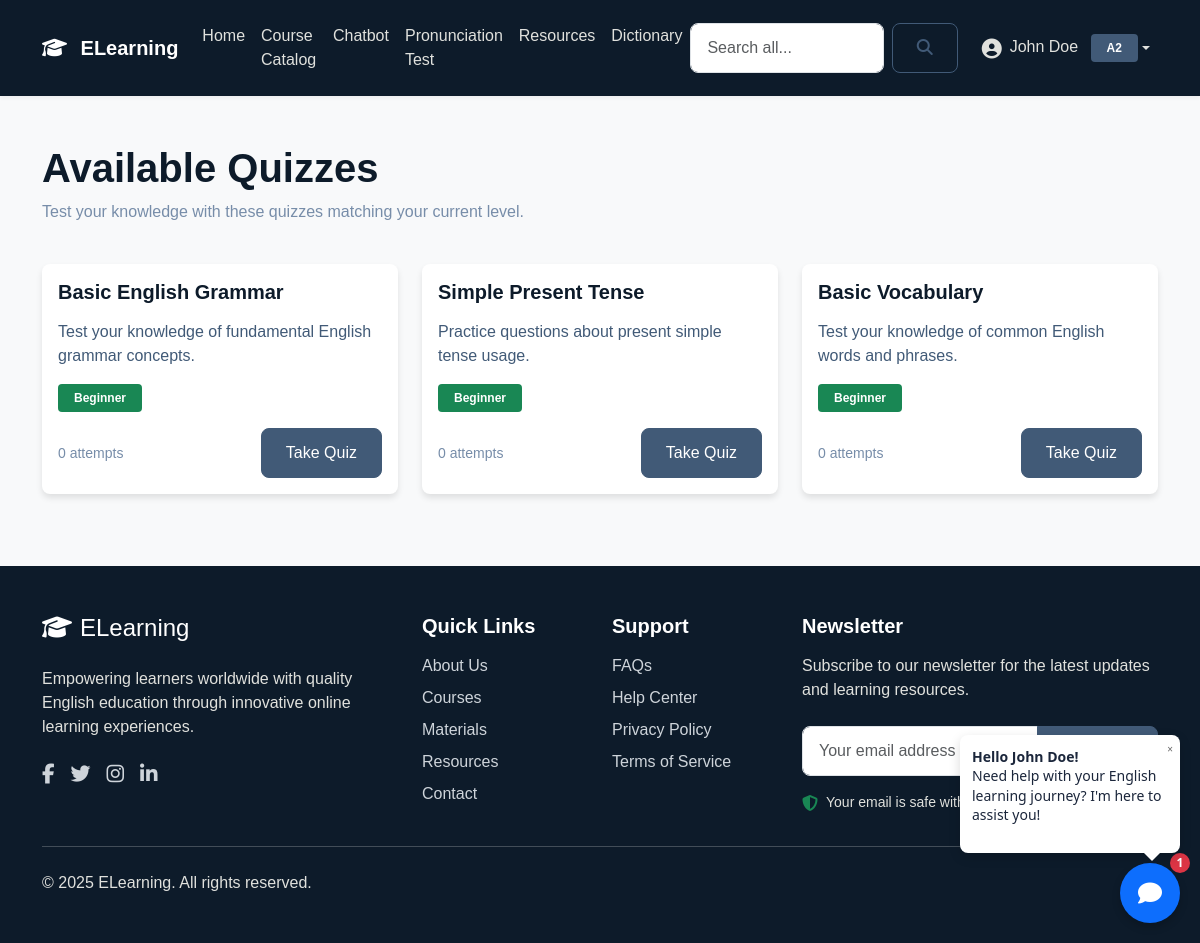
Screenshot of /quizzes.php (signed in) with the database file from the repository.
### tables this page shows
CREATE TABLE IF NOT EXISTS user_profiles (
    profile_id INT PRIMARY KEY AUTO_INCREMENT,
    user_id INT UNIQUE,
    full_name VARCHAR(100),
    proficiency_level CHAR(2) COMMENT 'A1, A2, B1, B2, C1, C2',
    profile_picture VARCHAR(255),
    FOREIGN KEY (user_id) REFERENCES users(user_id) ON DELETE CASCADE
);

CREATE TABLE IF NOT EXISTS quizzes (
    quiz_id INT PRIMARY KEY AUTO_INCREMENT,
    title VARCHAR(255) NOT NULL,
    description TEXT,
    difficulty_level TINYINT NOT NULL COMMENT '0: beginner, 1: intermediate, 2: advanced',
    created_at TIMESTAMP DEFAULT CURRENT_TIMESTAMP
);

### quizzes.php (the view, shortened to what this page needs)
<?php
require_once 'includes/db.php';
$user_id = $_SESSION['user_id'];
$difficulty_level = 0;
$query = "SELECT q.*,
          COUNT(DISTINCT qa.attempt_id) as total_attempts,
          COUNT(DISTINCT qr.result_id) as total_results,
          AVG(qr.score) as average_score
          FROM quizzes q
          LEFT JOIN quiz_attempts qa ON q.quiz_id = qa.quiz_id AND qa.user_id = ?
          LEFT JOIN quiz_results qr ON q.quiz_id = qr.quiz_id AND qr.user_id = ?
          WHERE q.difficulty_level = ?
          GROUP BY q.quiz_id
          ORDER BY q.created_at DESC";
$stmt = $conn->prepare($query);
$stmt->execute([$user_id, $user_id, $difficulty_level]);
$quizzes = $stmt->fetchAll();
?>
<!DOCTYPE html>
<html lang="en">
<head>
    <link href="https://cdn.jsdelivr.net/npm/bootstrap@5.3.2/dist/css/bootstrap.min.css" rel="stylesheet">
    <link href="https://cdnjs.cloudflare.com/ajax/libs/font-awesome/6.4.2/css/all.min.css" rel="stylesheet">
    <link href="https://cdn.datatables.net/1.13.7/css/dataTables.bootstrap5.min.css" rel="stylesheet">
    <link href="css/custom.css" rel="stylesheet">
    <link href="css/floating-chatbot.css" rel="stylesheet">
    <link href="css/search-autocomplete.css" rel="stylesheet">
</head>
<body>
    <?php include 'includes/nav.php'; ?>
    <div class="container py-5">
        <div class="row mb-4">
            <div class="col">
                <h1>Available Quizzes</h1>
                <p class="text-muted">Test your knowledge with these quizzes matching your current level.</p>
            </div>
        </div>
        <div class="row">
            <?php foreach ($quizzes as $quiz): ?>
                <div class="col-md-6 col-lg-4 mb-4">
                    <div class="card h-100">
                        <div class="card-body">
                            <h5 class="card-title"><?php echo htmlspecialchars($quiz['title']); ?></h5>
                            <p class="card-text"><?php echo htmlspecialchars($quiz['description']); ?></p>
                            <div class="mb-3">
                                <span class="badge bg-<?php
                                    echo $quiz['difficulty_level'] == 0 ? 'success' :
                                        ($quiz['difficulty_level'] == 1 ? 'warning' : 'danger');
                                ?>">
                                    <?php
                                    echo $quiz['difficulty_level'] == 0 ? 'Beginner' :
                                        ($quiz['difficulty_level'] == 1 ? 'Intermediate' : 'Advanced');
                                    ?>
                                </span>
                            </div>
                            <div class="d-flex justify-content-between align-items-center">
                                <div>
                                    <small class="text-muted">
                                        <?php echo $quiz['total_attempts']; ?> attempts
                                    </small>
                                </div>
                                <a href="take-quiz.php?id=<?php echo $quiz['quiz_id']; ?>"
                                   class="btn btn-primary">
                                    Take Quiz
                                </a>
                            </div>
                        </div>
                    </div>
                </div>
            <?php endforeach; ?>
        </div>
    </div>
    <?php include 'includes/footer.php'; ?>
    <?php include 'includes/floating-chatbot.php'; ?>
</body>
</html>

### includes/nav.php (shortened to what this page needs)
<?php
$base_url = '/el/';
$document_root = $_SERVER['DOCUMENT_ROOT'];
$script_filename = $_SERVER['SCRIPT_FILENAME'];
$script_path = str_replace($document_root, '', $script_filename);
$script_path = str_replace('\\', '/', $script_path);
$depth = substr_count($script_path, '/') - 1;
$PATH_PREFIX = '';
if ($depth > 0) {
    $PATH_PREFIX = str_repeat('../', $depth);
}
$use_absolute_urls = true;
function site_url($path = '') {
    global $base_url, $PATH_PREFIX, $use_absolute_urls;
    return $use_absolute_urls ? $base_url . ltrim($path, '/') : $PATH_PREFIX . $path;
}
?>
<nav class="navbar navbar-expand-lg sticky-top navbar-dark">
    <div class="container">
        <a class="navbar-brand" href="<?= site_url('index.php') ?>">
            <i class="fas fa-graduation-cap me-2"></i>
            ELearning
        </a>
        <div class="collapse navbar-collapse" id="navbarNav">
            <ul class="navbar-nav me-auto">
                <li class="nav-item">
                    <a class="nav-link" href="<?= site_url('index.php') ?>">Home</a>
                </li>
                <li class="nav-item">
                    <a class="nav-link" href="<?= site_url('courses.php') ?>">Course Catalog</a>
                </li>
                <?php if (isset($_SESSION['user_id'])): ?>
                <li class="nav-item">
                    <a class="nav-link" href="<?= site_url('chatbot.php') ?>">Chatbot</a>
                </li>
                <li class="nav-item">
                    <a class="nav-link" href="<?= site_url('pronunciation.php') ?>">Pronunciation Test</a>
                </li>
                <?php endif; ?>
                <li class="nav-item">
                    <a class="nav-link" href="<?= site_url('resources.php') ?>">Resources</a>
                </li>
                <li class="nav-item">
                    <a class="nav-link" href="<?= site_url('dictionary.php') ?>">Dictionary</a>
                </li>
            </ul>
            <form class="d-flex me-3 search-input-container" id="global-search-form" action="<?= site_url('search.php') ?>" method="get" role="search">
                <input class="form-control me-2" type="search" name="q" placeholder="Search all..." aria-label="Search"
                       required style="min-width:170px;" data-autosuggest="true" autocomplete="off">
                <button class="btn btn-outline-primary" type="submit"><i class="fas fa-search"></i></button>
            </form>
            <ul class="navbar-nav">
                <?php if (isset($_SESSION['user_id'])): ?>
                <?php
                    try {
                        $stmt = $conn->prepare("
                            SELECT up.profile_picture, up.proficiency_level, up.full_name,
                                   (SELECT test_date
                                    FROM level_test_results
                                    WHERE user_id = ?
                                    ORDER BY test_date DESC
                                    LIMIT 1) as last_test_date
                            FROM user_profiles up
                            WHERE up.user_id = ?
                        ");
                        $stmt->execute([$_SESSION['user_id'], $_SESSION['user_id']]);
                        $profile = $stmt->fetch();
                    } catch(PDOException $e) {
                        $profile = false;
                    }
                    ?>
                <li class="nav-item dropdown">
                    <a class="nav-link dropdown-toggle d-flex align-items-center" href="#" role="button"
                        data-bs-toggle="dropdown">
                        <?php if ($profile && !empty($profile['profile_picture'])): ?>
                        <img src="<?php echo htmlspecialchars($profile['profile_picture']); ?>" alt="Profile"
                            class="rounded-circle me-2" style="width: 32px; height: 32px; object-fit: cover;">
                        <?php else: ?>
                        <i class="fas fa-user-circle fa-lg me-2"></i>
                        <?php endif; ?>
                        <div>
                            <span
                                class="me-2"><?php echo htmlspecialchars($profile && !empty($profile['full_name']) ? $profile['full_name'] : $_SESSION['username']); ?></span>
                            <?php if ($profile && !empty($profile['proficiency_level'])): ?>
                            <span
                                class="badge bg-primary"><?php echo htmlspecialchars($profile['proficiency_level']); ?></span>
                            <?php endif; ?>
                        </div>
                    </a>
                </li>
                <?php endif; ?>
            </ul>
        </div>
    </div>
</nav>

### includes/floating-chatbot.php (shortened to what this page needs)
<?php
$stmt = $conn->prepare("SELECT full_name FROM user_profiles WHERE user_id = ?");
$stmt->execute([$_SESSION['user_id']]);
$profile = $stmt->fetch();
$display_name = htmlspecialchars($profile && !empty($profile['full_name']) ? $profile['full_name'] : $_SESSION['username']);
?>
<div class="floating-chatbot">
    <div class="chat-button" id="chat-button">
        <i class="fas fa-comment"></i>
        <div class="chat-badge" id="chat-badge">1</div>
    </div>
    <div class="welcome-bubble" id="welcome-bubble">
        <div class="close-welcome" id="close-welcome">&times;</div>
        <strong>Hello <?php echo $display_name; ?>!</strong>
        <p>Need help with your English learning journey? I'm here to assist you!</p>
    </div>
</div>

### css/custom.css (style rules this page uses)
:root { --primary: #415a77; --secondary: #1b263b; --dark: #0d1b2a; --accent: #778da9; --light: #e0e1dd; --success: #27ae60; --warning: #f39c12; --danger: #e74c3c; --white: #ffffff; --gray-100: #f8f9fa; --gray-200: #e9ecef; --gray-300: #dee2e6; --gray-400: #ced4da; --gray-500: #adb5bd; --gray-600: #778da9; --gray-700: #415a77; --gray-800: #1b263b; --gray-900: #0d1b2a; --font-primary: "Ubuntu", sans-serif; --font-secondary: "Inter", sans-serif; --spacing-xs: 0.25rem; --spacing-sm: 0.5rem; --spacing-md: 1rem; --spacing-lg: 1.5rem; --spacing-xl: 2rem; --radius-sm: 0.25rem; --radius-md: 0.5rem; --radius-lg: 1rem; --radius-xl: 2rem; --shadow-sm: 0 2px 4px rgba(0, 0, 0, 0.05); --shadow-md: 0 4px 6px rgba(0, 0, 0, 0.1); --shadow-lg: 0 10px 15px rgba(0, 0, 0, 0.1); --shadow-xl: 0 20px 25px rgba(0, 0, 0, 0.15); }
body { font-family: var(--font-primary); color: var(--gray-800); background-color: var(--gray-100); }
h1, h2, h3, h4, h5, h6 { font-weight: 700; color: var(--dark); }
.navbar { background-color: var(--dark); box-shadow: var(--shadow-sm); padding: var(--spacing-md) 0; }
.navbar-brand { font-weight: 700; color: var(--white) !important; }
.nav-link { font-weight: 500; color: var(--light) !important; transition: color 0.3s ease; }
.section-title, .display-5, .card-title { color: var(--dark); font-weight: 700; margin-bottom: 1rem; }
.card { border: none; border-radius: var(--radius-md); box-shadow: var(--shadow-md); transition: transform 0.3s ease, box-shadow 0.3s ease; background-color: var(--white); }
.card-text { color: var(--gray-700); }
.btn { font-weight: 500; padding: 0.75rem 1.5rem; border-radius: var(--radius-md); transition: all 0.3s ease; }
.btn-primary { background-color: var(--primary); border-color: var(--primary); color: var(--white); }
.btn-outline-primary { color: var(--primary); border-color: var(--primary); }
.badge { font-weight: 600; padding: 0.5rem 1rem; border-radius: var(--radius-sm); }
.badge.bg-primary { background-color: var(--primary) !important; }
.form-control, .form-select { border-radius: var(--radius-md); padding: 0.75rem 1rem; border-color: var(--gray-300); transition: all 0.3s ease; }
.text-muted { color: var(--gray-600) !important; }

### css/floating-chatbot.css (style rules this page uses)
.floating-chatbot { position: fixed; bottom: 20px; right: 20px; z-index: 1000; font-family: var(--bs-body-font-family); }
.chat-button { width: 60px; height: 60px; border-radius: 50%; background-color: var(--bs-primary); color: white; display: flex; justify-content: center; align-items: center; cursor: pointer; box-shadow: 0 4px 8px rgba(0, 0, 0, 0.2); transition: all 0.3s ease; font-size: 24px; position: relative; }
.chat-badge { position: absolute; top: -10px; right: -10px; background-color: #dc3545; color: white; width: 20px; height: 20px; border-radius: 50%; display: flex; align-items: center; justify-content: center; font-size: 12px; font-weight: bold; }
.welcome-bubble { position: absolute; bottom: 70px; right: 0; width: 220px; background-color: white; border-radius: 8px; padding: 12px; box-shadow: 0 4px 12px rgba(0, 0, 0, 0.15); font-size: 14px; line-height: 1.4; animation: bounce-in 0.5s; transform-origin: bottom right; }
.welcome-bubble::after { content: ""; position: absolute; bottom: -8px; right: 20px; width: 0; height: 0; border-left: 8px solid transparent; border-right: 8px solid transparent; border-top: 8px solid white; }
.welcome-bubble .close-welcome { position: absolute; top: 5px; right: 5px; font-size: 10px; color: #666; cursor: pointer; padding: 2px; }

### css/search-autocomplete.css (style rules this page uses)
.search-input-container { position: relative; }

### rows the page displays
user_profiles: full_name "John Doe", proficiency_level "A2"
quizzes: title "Basic English Grammar", description "Test your knowledge of fundamental English grammar concepts.", difficulty_level "Beginner", total_attempts "0"
quizzes: title "Simple Present Tense", description "Practice questions about present simple tense usage.", difficulty_level "Beginner", total_attempts "0"
quizzes: title "Basic Vocabulary", description "Test your knowledge of common English words and phrases.", difficulty_level "Beginner", total_attempts "0"
